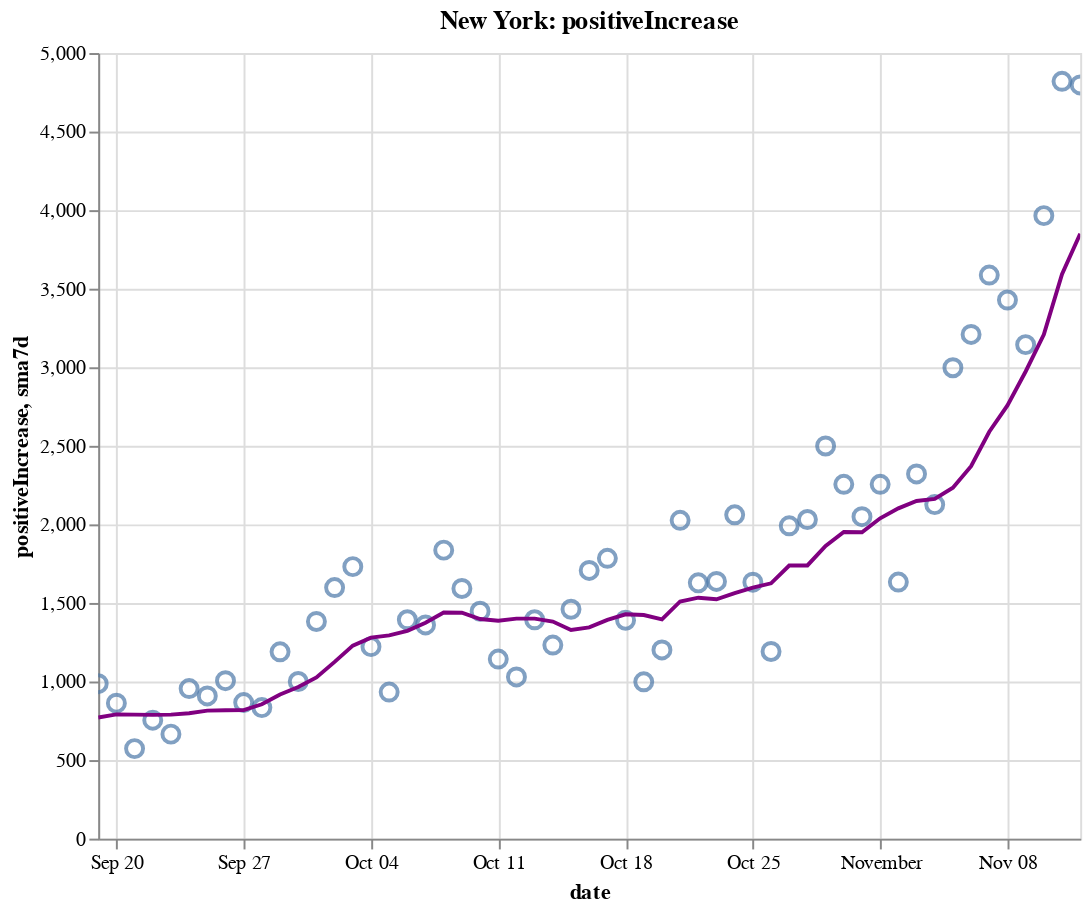

Notebook code for this chart:
### Code cell
create_plot(ny, 'positiveIncrease')

### Figure 1 — Vega-Lite specification as saved in the notebook (floating-point values rounded to 4 significant figures)
{"config": {"view": {"continuousWidth": 400, "continuousHeight": 300}}, "layer": [{"layer": [{"mark": {"type": "point", "size": 75}, "encoding": {"tooltip": [{"type": "temporal", "field": "date"}, {"type": "quantitative", "field": "positiveIncrease"}, {"type": "quantitative", "field": "sma7d"}], "x": {"type": "temporal", "field": "date"}, "y": {"type": "quantitative", "field": "positiveIncrease"}}, "selection": {"selector008": {"type": "interval", "bind": "scales", "encodings": ["x", "y"]}}}, {"mark": {"type": "line", "color": "purple"}, "encoding": {"x": {"type": "temporal", "field": "date"}, "y": {"type": "quantitative", "field": "sma7d"}}}]}, {"mark": {"type": "rule", "color": "#aaa"}, "encoding": {"x": {"type": "temporal", "field": "date"}}, "transform": [{"filter": {"selection": "selector007"}}]}, {"mark": "circle", "encoding": {"opacity": {"condition": {"value": 1, "selection": "selector007"}, "value": 0}, "tooltip": [{"type": "temporal", "field": "date"}, {"type": "quantitative", "field": "positiveIncrease"}, {"type": "quantitative", "field": "sma7d"}], "x": {"type": "temporal", "field": "date"}, "y": {"type": "quantitative", "field": "positiveIncrease"}}, "selection": {"selector007": {"type": "single", "encodings": ["x"], "on": "mouseover", "nearest": true, "empty": "none"}}}, {"mark": {"type": "text", "align": "left", "dx": 5, "dy": -5, "stroke": "white", "strokeWidth": 2}, "encoding": {"text": {"type": "quantitative", "field": "positiveIncrease"}, "tooltip": [{"type": "temporal", "field": "date"}, {"type": "quantitative", "field": "positiveIncrease"}, {"type": "quantitative", "field": "sma7d"}], "x": {"type": "temporal", "field": "date"}, "y": {"type": "quantitative", "field": "positiveIncrease"}}, "transform": [{"filter": {"selection": "selector007"}}]}, {"mark": {"type": "text", "align": "left", "dx": 5, "dy": -5}, "encoding": {"text": {"type": "quantitative", "field": "positiveIncrease"}, "tooltip": [{"type": "temporal", "field": "date"}, {"type": "quantitative", "field": "positiveIncrease"}, {"type": "quantitative", "field": "sma7d"}], "x": {"type": "temporal", "field": "date"}, "y": {"type": "quantitative", "field": "positiveIncrease"}}, "transform": [{"filter": {"selection": "selector007"}}]}], "data": {"name": "data-469d62d83b4aeb63852e9490de89d7b2"}, "height": 400, "title": "New York: positiveIncrease", "width": 500, "$schema": "https://vega.github.io/schema/vega-lite/v4.8.1.json", "datasets": {"data-469d62d83b4aeb63852e9490de89d7b2": [{"date": "2020-09-19T00:00:00", "totalTestResultsIncrease": 110400.0, "positiveIncrease": 986.0, "death": 25420.0, "deathIncrease": 2.0, "positiveRate": 0.009, "state": "New York", "sma7d": 771.1}, {"date": "2020-09-20T00:00:00", "totalTestResultsIncrease": 100400.0, "positiveIncrease": 862.0, "death": 25430.0, "deathIncrease": 2.0, "positiveRate": 0.009, "state": "New York", "sma7d": 790.7}, {"date": "2020-09-21T00:00:00", "totalTestResultsIncrease": 58320.0, "positiveIncrease": 573.0, "death": 25430.0, "deathIncrease": 1.0, "positiveRate": 0.01, "state": "New York", "sma7d": 789.3}, {"date": "2020-09-22T00:00:00", "totalTestResultsIncrease": 84000.0, "positiveIncrease": 754.0, "death": 25430.0, "deathIncrease": 4.0, "positiveRate": 0.009, "state": "New York", "sma7d": 787.6}, {"date": "2020-09-23T00:00:00", "totalTestResultsIncrease": 70930.0, "positiveIncrease": 665.0, "death": 25440.0, "deathIncrease": 5.0, "positiveRate": 0.009, "state": "New York", "sma7d": 789.4}, {"date": "2020-09-24T00:00:00", "totalTestResultsIncrease": 92950.0, "positiveIncrease": 955.0, "death": 25440.0, "deathIncrease": 2.0, "positiveRate": 0.01, "state": "New York", "sma7d": 797.9}, {"date": "2020-09-25T00:00:00", "totalTestResultsIncrease": 94820.0, "positiveIncrease": 908.0, "death": 25450.0, "deathIncrease": 7.0, "positiveRate": 0.01, "state": "New York", "sma7d": 814.7}, {"date": "2020-09-26T00:00:00", "totalTestResultsIncrease": 99950.0, "positiveIncrease": 1005.0, "death": 25450.0, "deathIncrease": 4.0, "positiveRate": 0.01, "state": "New York", "sma7d": 817.4}, {"date": "2020-09-27T00:00:00", "totalTestResultsIncrease": 84770.0, "positiveIncrease": 866.0, "death": 25460.0, "deathIncrease": 6.0, "positiveRate": 0.01, "state": "New York", "sma7d": 818.0}, {"date": "2020-09-28T00:00:00", "totalTestResultsIncrease": 52940.0, "positiveIncrease": 834.0, "death": 25470.0, "deathIncrease": 12.0, "positiveRate": 0.016, "state": "New York", "sma7d": 855.3}, {"date": "2020-09-29T00:00:00", "totalTestResultsIncrease": 88230.0, "positiveIncrease": 1189.0, "death": 25470.0, "deathIncrease": 2.0, "positiveRate": 0.013, "state": "New York", "sma7d": 917.4}, {"date": "2020-09-30T00:00:00", "totalTestResultsIncrease": 97960.0, "positiveIncrease": 1000.0, "death": 25480.0, "deathIncrease": 9.0, "positiveRate": 0.01, "state": "New York", "sma7d": 965.3}, {"date": "2020-10-01T00:00:00", "totalTestResultsIncrease": 109200.0, "positiveIncrease": 1382.0, "death": 25490.0, "deathIncrease": 11.0, "positiveRate": 0.013, "state": "New York", "sma7d": 1026.0}, {"date": "2020-10-02T00:00:00", "totalTestResultsIncrease": 119500.0, "positiveIncrease": 1598.0, "death": 25500.0, "deathIncrease": 7.0, "positiveRate": 0.013, "state": "New York", "sma7d": 1125.0}, {"date": "2020-10-03T00:00:00", "totalTestResultsIncrease": 134300.0, "positiveIncrease": 1731.0, "death": 25500.0, "deathIncrease": 8.0, "positiveRate": 0.013, "state": "New York", "sma7d": 1229.0}, {"date": "2020-10-04T00:00:00", "totalTestResultsIncrease": 110300.0, "positiveIncrease": 1222.0, "death": 25520.0, "deathIncrease": 14.0, "positiveRate": 0.011, "state": "New York", "sma7d": 1279.0}, {"date": "2020-10-05T00:00:00", "totalTestResultsIncrease": 76400.0, "positiveIncrease": 933.0, "death": 25530.0, "deathIncrease": 8.0, "positiveRate": 0.012, "state": "New York", "sma7d": 1294.0}, {"date": "2020-10-06T00:00:00", "totalTestResultsIncrease": 96360.0, "positiveIncrease": 1393.0, "death": 25540.0, "deathIncrease": 9.0, "positiveRate": 0.014, "state": "New York", "sma7d": 1323.0}, {"date": "2020-10-07T00:00:00", "totalTestResultsIncrease": 108200.0, "positiveIncrease": 1360.0, "death": 25540.0, "deathIncrease": 9.0, "positiveRate": 0.013, "state": "New York", "sma7d": 1374.0}, {"date": "2020-10-08T00:00:00", "totalTestResultsIncrease": 145800.0, "positiveIncrease": 1836.0, "death": 25560.0, "deathIncrease": 10.0, "positiveRate": 0.013, "state": "New York", "sma7d": 1439.0}, {"date": "2020-10-09T00:00:00", "totalTestResultsIncrease": 139300.0, "positiveIncrease": 1592.0, "death": 25560.0, "deathIncrease": 6.0, "positiveRate": 0.011, "state": "New York", "sma7d": 1438.0}, {"date": "2020-10-10T00:00:00", "totalTestResultsIncrease": 134600.0, "positiveIncrease": 1447.0, "death": 25570.0, "deathIncrease": 8.0, "positiveRate": 0.011, "state": "New York", "sma7d": 1398.0}, {"date": "2020-10-11T00:00:00", "totalTestResultsIncrease": 118300.0, "positiveIncrease": 1143.0, "death": 25570.0, "deathIncrease": 5.0, "positiveRate": 0.01, "state": "New York", "sma7d": 1386.0}, {"date": "2020-10-12T00:00:00", "totalTestResultsIncrease": 91790.0, "positiveIncrease": 1029.0, "death": 25590.0, "deathIncrease": 13.0, "positiveRate": 0.011, "state": "New York", "sma7d": 1400.0}, {"date": "2020-10-13T00:00:00", "totalTestResultsIncrease": 99070.0, "positiveIncrease": 1393.0, "death": 25600.0, "deathIncrease": 11.0, "positiveRate": 0.014, "state": "New York", "sma7d": 1400.0}, {"date": "2020-10-14T00:00:00", "totalTestResultsIncrease": 111700.0, "positiveIncrease": 1232.0, "death": 25600.0, "deathIncrease": 7.0, "positiveRate": 0.011, "state": "New York", "sma7d": 1382.0}, {"date": "2020-10-15T00:00:00", "totalTestResultsIncrease": 133200.0, "positiveIncrease": 1460.0, "death": 25620.0, "deathIncrease": 13.0, "positiveRate": 0.011, "state": "New York", "sma7d": 1328.0}, {"date": "2020-10-16T00:00:00", "totalTestResultsIncrease": 136000.0, "positiveIncrease": 1707.0, "death": 25630.0, "deathIncrease": 10.0, "positiveRate": 0.013, "state": "New York", "sma7d": 1344.0}, {"date": "2020-10-17T00:00:00", "totalTestResultsIncrease": 160000.0, "positiveIncrease": 1784.0, "death": 25640.0, "deathIncrease": 9.0, "positiveRate": 0.011, "state": "New York", "sma7d": 1393.0}, {"date": "2020-10-18T00:00:00", "totalTestResultsIncrease": 128800.0, "positiveIncrease": 1390.0, "death": 25640.0, "deathIncrease": 7.0, "positiveRate": 0.011, "state": "New York", "sma7d": 1428.0}, {"date": "2020-10-19T00:00:00", "totalTestResultsIncrease": 82010.0, "positiveIncrease": 998.0, "death": 25660.0, "deathIncrease": 15.0, "positiveRate": 0.012, "state": "New York", "sma7d": 1423.0}, {"date": "2020-10-20T00:00:00", "totalTestResultsIncrease": 90540.0, "positiveIncrease": 1201.0, "death": 25670.0, "deathIncrease": 13.0, "positiveRate": 0.013, "state": "New York", "sma7d": 1396.0}, {"date": "2020-10-21T00:00:00", "totalTestResultsIncrease": 124800.0, "positiveIncrease": 2026.0, "death": 25680.0, "deathIncrease": 7.0, "positiveRate": 0.016, "state": "New York", "sma7d": 1509.0}, {"date": "2020-10-22T00:00:00", "totalTestResultsIncrease": 135300.0, "positiveIncrease": 1628.0, "death": 25690.0, "deathIncrease": 15.0, "positiveRate": 0.012, "state": "New York", "sma7d": 1533.0}, {"date": "2020-10-23T00:00:00", "totalTestResultsIncrease": 141500.0, "positiveIncrease": 1637.0, "death": 25700.0, "deathIncrease": 11.0, "positiveRate": 0.012, "state": "New York", "sma7d": 1523.0}, {"date": "2020-10-24T00:00:00", "totalTestResultsIncrease": 156900.0, "positiveIncrease": 2061.0, "death": 25720.0, "deathIncrease": 13.0, "positiveRate": 0.013, "state": "New York", "sma7d": 1563.0}, {"date": "2020-10-25T00:00:00", "totalTestResultsIncrease": 120800.0, "positiveIncrease": 1632.0, "death": 25730.0, "deathIncrease": 12.0, "positiveRate": 0.014, "state": "New York", "sma7d": 1598.0}, {"date": "2020-10-26T00:00:00", "totalTestResultsIncrease": 82120.0, "positiveIncrease": 1191.0, "death": 25740.0, "deathIncrease": 12.0, "positiveRate": 0.015, "state": "New York", "sma7d": 1625.0}, {"date": "2020-10-27T00:00:00", "totalTestResultsIncrease": 111600.0, "positiveIncrease": 1991.0, "death": 25760.0, "deathIncrease": 16.0, "positiveRate": 0.018, "state": "New York", "sma7d": 1738.0}, {"date": "2020-10-28T00:00:00", "totalTestResultsIncrease": 129700.0, "positiveIncrease": 2031.0, "death": 25770.0, "deathIncrease": 15.0, "positiveRate": 0.016, "state": "New York", "sma7d": 1739.0}, {"date": "2020-10-29T00:00:00", "totalTestResultsIncrease": 168400.0, "positiveIncrease": 2499.0, "death": 25790.0, "deathIncrease": 19.0, "positiveRate": 0.015, "state": "New York", "sma7d": 1863.0}, {"date": "2020-10-30T00:00:00", "totalTestResultsIncrease": 146900.0, "positiveIncrease": 2255.0, "death": 25800.0, "deathIncrease": 12.0, "positiveRate": 0.015, "state": "New York", "sma7d": 1951.0}, {"date": "2020-10-31T00:00:00", "totalTestResultsIncrease": 137000.0, "positiveIncrease": 2049.0, "death": 25810.0, "deathIncrease": 3.0, "positiveRate": 0.015, "state": "New York", "sma7d": 1950.0}, {"date": "2020-11-01T00:00:00", "totalTestResultsIncrease": 148900.0, "positiveIncrease": 2255.0, "death": 25820.0, "deathIncrease": 17.0, "positiveRate": 0.015, "state": "New York", "sma7d": 2039.0}, {"date": "2020-11-02T00:00:00", "totalTestResultsIncrease": 96100.0, "positiveIncrease": 1633.0, "death": 25840.0, "deathIncrease": 14.0, "positiveRate": 0.017, "state": "New York", "sma7d": 2102.0}, {"date": "2020-11-03T00:00:00", "totalTestResultsIncrease": 127900.0, "positiveIncrease": 2321.0, "death": 25850.0, "deathIncrease": 15.0, "positiveRate": 0.018, "state": "New York", "sma7d": 2149.0}, {"date": "2020-11-04T00:00:00", "totalTestResultsIncrease": 133500.0, "positiveIncrease": 2126.0, "death": 25870.0, "deathIncrease": 15.0, "positiveRate": 0.016, "state": "New York", "sma7d": 2163.0}, {"date": "2020-11-05T00:00:00", "totalTestResultsIncrease": 161000.0, "positiveIncrease": 2997.0, "death": 25890.0, "deathIncrease": 24.0, "positiveRate": 0.019, "state": "New York", "sma7d": 2234.0}, {"date": "2020-11-06T00:00:00", "totalTestResultsIncrease": 160700.0, "positiveIncrease": 3209.0, "death": 25910.0, "deathIncrease": 18.0, "positiveRate": 0.02, "state": "New York", "sma7d": 2370.0}, {"date": "2020-11-07T00:00:00", "totalTestResultsIncrease": 163300.0, "positiveIncrease": 3587.0, "death": 25930.0, "deathIncrease": 18.0, "positiveRate": 0.022, "state": "New York", "sma7d": 2590.0}, {"date": "2020-11-08T00:00:00", "totalTestResultsIncrease": 145600.0, "positiveIncrease": 3428.0, "death": 25950.0, "deathIncrease": 19.0, "positiveRate": 0.024, "state": "New York", "sma7d": 2757.0}, {"date": "2020-11-09T00:00:00", "totalTestResultsIncrease": 111400.0, "positiveIncrease": 3144.0, "death": 25970.0, "deathIncrease": 26.0, "positiveRate": 0.028, "state": "New York", "sma7d": 2973.0}, {"date": "2020-11-10T00:00:00", "totalTestResultsIncrease": 128000.0, "positiveIncrease": 3965.0, "death": 26000.0, "deathIncrease": 32.0, "positiveRate": 0.031, "state": "New York", "sma7d": 3208.0}, {"date": "2020-11-11T00:00:00", "totalTestResultsIncrease": 164300.0, "positiveIncrease": 4820.0, "death": 26030.0, "deathIncrease": 21.0, "positiveRate": 0.029, "state": "New York", "sma7d": 3593.0}, {"date": "2020-11-12T00:00:00", "totalTestResultsIncrease": 162600.0, "positiveIncrease": 4797.0, "death": 26060.0, "deathIncrease": 29.0, "positiveRate": 0.029, "state": "New York", "sma7d": 3850.0}]}}
